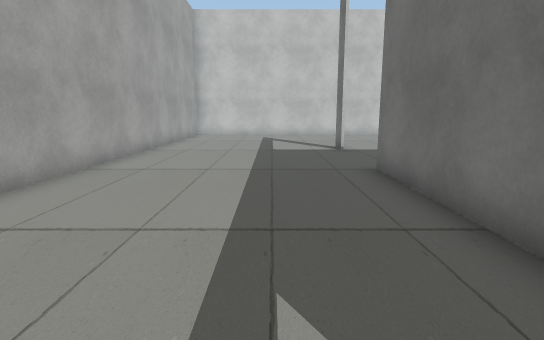
View 1 (above)

15 first-person views from a walk through a Unity game level. The camera is 1.3 m above the floor, tilts 10° down and sees 80° across. The floor is counted in squares, 1 m on a side. Each view is taken from the middle of a square. On the plan, view 1 faces up. The plan holds only what a view shows up to about 14 squares ahead; the rest is blank. The place goes on beyond the plan. Some surface patterns are stand-ins.

View 2
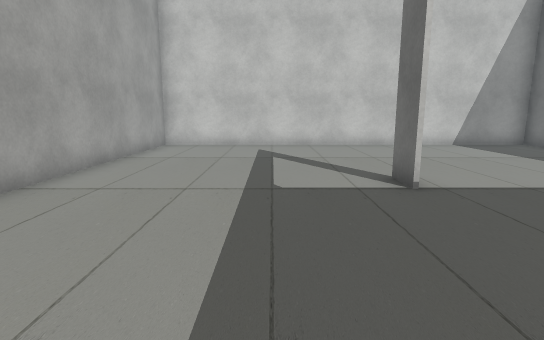

View 3
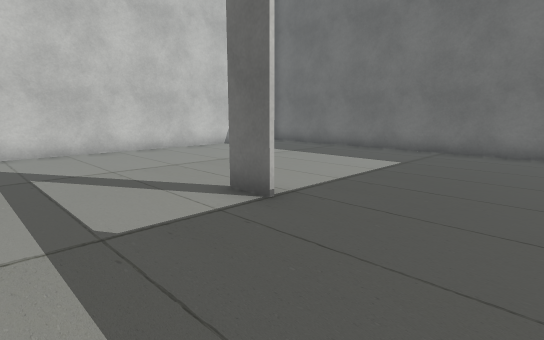

View 4
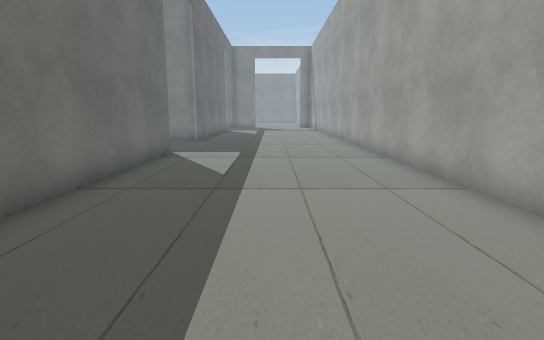

View 5
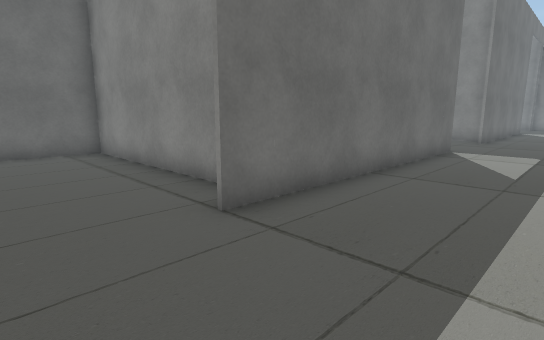

View 6
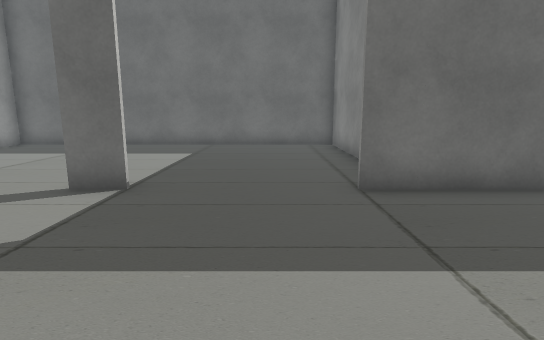

View 7
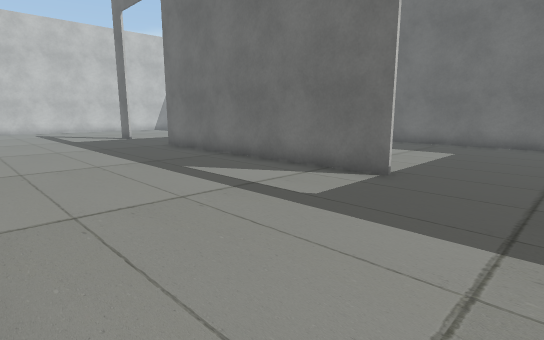

View 8
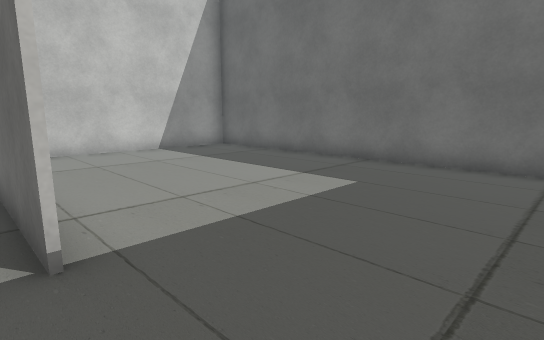

View 9
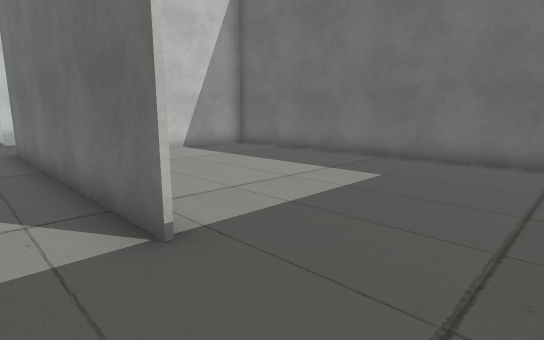

View 10
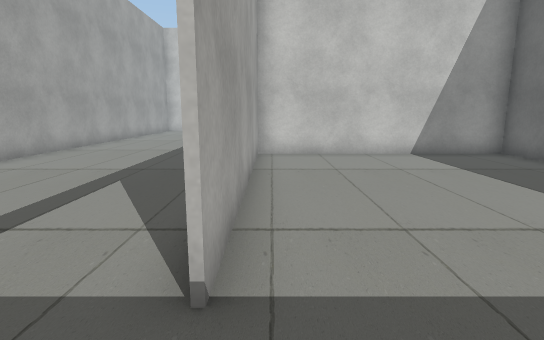

View 11
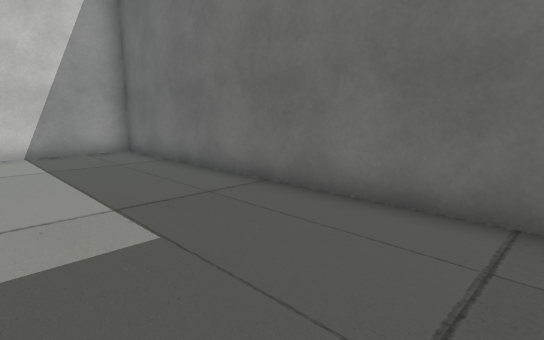

View 12
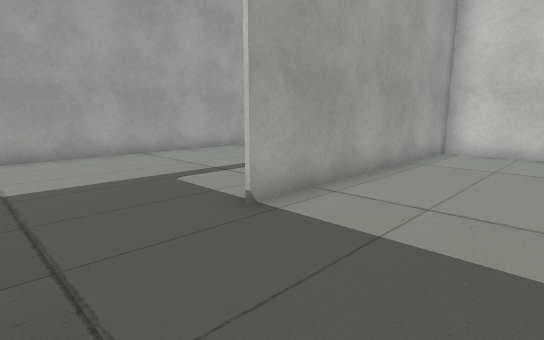

View 13
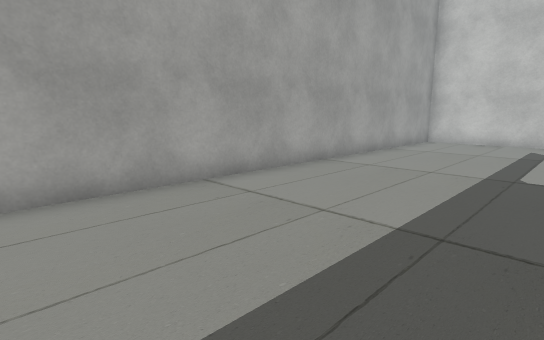

View 14
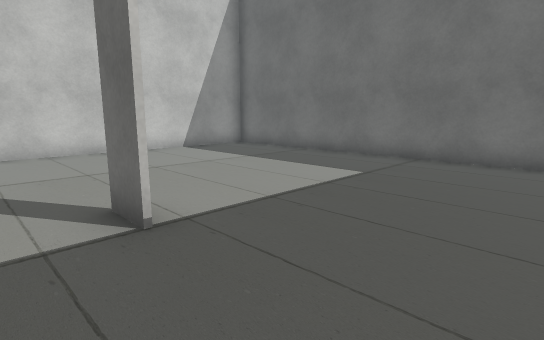

View 15
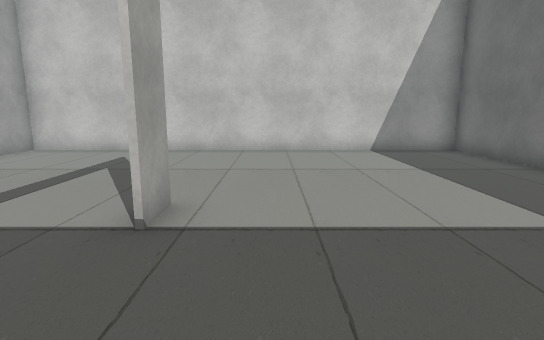

### Floor plan
Points are (right, up) in squares from view 1. A wall is a line through its corners. A room is listed if a view was taken in it or the views show most of it. See-through windows are left out.
Room 1 (views 1, 2, 3, 4, 5, 6, 7, 8, 9, 13, 14, 15)
walls: (2.5, 11.4) (2.5, 12.5); (3.9, 6.5) (10.5, 6.5); (2.6, 12.5) (2.6, 11.5); (10.4, 5.9) (10.4, 19.4) (-4.4, 19.4) (-4.4, -5.2); (2.5, -2.1) (2.5, 7.5)
ways out: opening at (2, -4) to room 2
Room 2 (views 10, 11, 12)
walls: (10.4, -4.8) (10.4, 5.9); (10.5, 6.4) (2.6, 6.4) (2.6, -2)
ways out: opening at (2, -4) to room 1

Positions as (right, up) in squares from view 1, and headings:
1: (0, 0), facing up
2: (0, 6), facing up
3: (-1, 8), facing up-right
4: (-1, 9), facing down
5: (-1, 10), facing down-right
6: (-3, 9), facing right
7: (-4, -5), facing up-right
8: (2, -5), facing up-right
9: (1, -5), facing up-right
10: (3, -4), facing up
11: (6, -5), facing up-right
12: (6, -5), facing up-left
13: (1, 4), facing up-left
14: (1, 8), facing up-right
15: (4, 8), facing up
